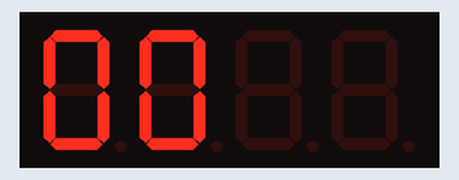
Simulated run of this program. Board: Raspberry Pi (BCM pin numbers). Shown: 4-digit seven-segment display. The segment pins are drawn as the display they are named for.

Above: at 0.1 s.
At 6.72 s:
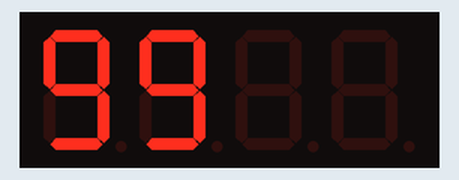
At 10.2 s:
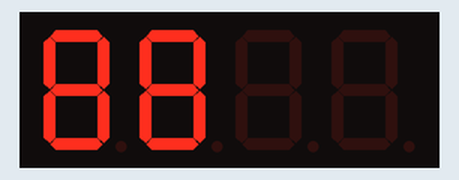
At 13.7 s:
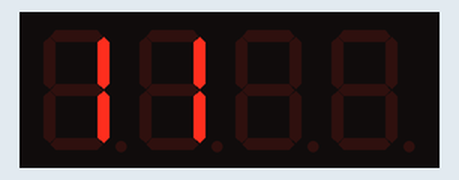
At 17.22 s:
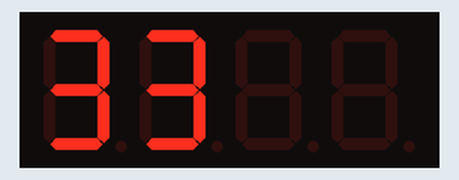
At 21.45 s:
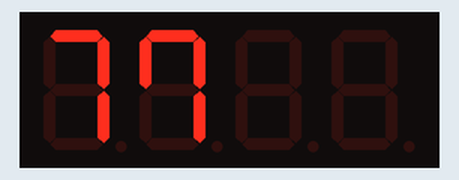

The program:

fnd04.py
```python
import RPi.GPIO as GPIO
import time

# 0 ~ 9까지 1byte hex값
#fndDatas = [0x3f, 0x06, 0x5b, 0x4f, 0x66, 0x6d, 0x7d, 0x27, 0x7f, 0x6f]   # Cathode
fndDatas = [0xC0, 0xF9, 0xA4, 0xB0, 0x99, 0x92, 0x82, 0xD8, 0x80, 0x90]   # Anode
# a ~ g led
fndSegs = [26,25,13,6,5,22,27]
# fnd 선택 pin
fndSels = [12,18,17,16]
count = 0

GPIO.setmode(GPIO.BCM)
for fndSeg in fndSegs:
   GPIO.setup(fndSeg, GPIO.OUT)
   GPIO.output(fndSeg, 1)

for fndSel in fndSels:
   GPIO.setup(fndSel, GPIO.OUT)
   GPIO.output(fndSel, 0)

# 하나의 숫자 형태를 만드는 함수
def findOut(data, sel):
   for i in range(0, 7):
      GPIO.output(fndSegs[i], fndDatas[data] & (0x01 << i))
      for j in range(0, 2):
            if j == sel:
                GPIO.output(fndSels[j], 0)
            else:
                GPIO.output(fndSels[j], 1)

try:
	while True:
		count += 1
		d1000 = count / 1000
		d100 = count % 1000 / 100
		d10 = count % 100 / 10
		d1 = count % 10
		d = [d1, d10, d100, d1000]

		for i in range(3, -1, -1):
			findOut(int(d[i]), i)
			time.sleep(0.003)
		if count == 9999:
			count = 0

except KeyboardInterrupt:
	GPIO.cleanup()
```

Measured:
- what the display in image 3 shows lasts 1.2 s, from 13.7 s to 14.9 s
